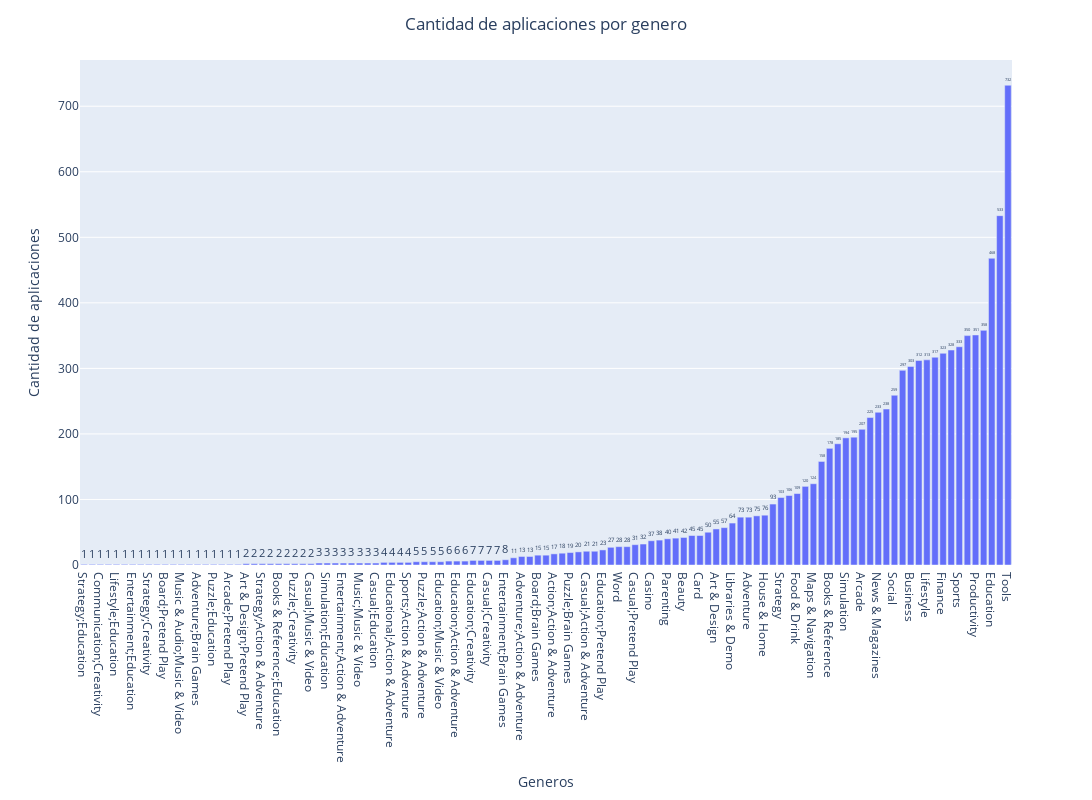

Write notebook code for a chart like this one.
### Markdown cell above
### Cantidad de aplicaciones por Genero

### Code cell
category = df["Genres"].value_counts().sort_index().sort_values()

# Crear el gráfico de barras
fig = px.bar(x=category.index, y=category.values, labels={'x':'Generos', 'y':'Cantidad de aplicaciones'}, width=1200, height=800)

# Agregar los valores encima de cada barra
fig.update_traces(text=category.values, textposition='outside')

# Etiquetas y título
fig.update_layout(title='Cantidad de aplicaciones por genero', title_x=0.5)

### Figure 1 — Plotly figure (JSON) as saved in the notebook; plotly's stock layout.template omitted (floating-point values rounded to 4 significant figures)
{"data": [{"alignmentgroup": "True", "hovertemplate": "Generos=%{x}<br>Cantidad de aplicaciones=%{y}<extra></extra>", "legendgroup": "", "marker": {"color": "#636efa", "pattern": {"shape": ""}}, "name": "", "offsetgroup": "", "orientation": "v", "showlegend": false, "text": [1, 1, 1, 1, 1, 1, 1, 1, 1, 1, 1, 1, 1, 1, 1, 1, 1, 1, 1, 1, 2, 2, 2, 2, 2, 2, 2, 2, 2, 3, 3, 3, 3, 3, 3, 3, 3, 4, 4, 4, 4, 5, 5, 5, 5, 6, 6, 6, 7, 7, 7, 7, 8, 11, 13, 13, 15, 15, 17, 18, 19, 20, 21, 21, 23, 27, 28, 28, 31, 32, 37, 38, 40, 41, 42, 45, 45, 50, 55, 57, 64, 73, 73, 75, 76, 93, 103, 106, 109, 120, 124, 158, 178, 185, 194, 195, 207, 225, 233, 238, 259, 297, 303, 312, 313, 317, 323, 328, 333, 350, 351, 358, 468, 533, 732], "textposition": "outside", "type": "bar", "x": ["Strategy;Education", "Parenting;Brain Games", "Communication;Creativity", "Comics;Creativity", "Lifestyle;Education", "Role Playing;Brain Games", "Entertainment;Education", "Card;Brain Games", "Strategy;Creativity", "Tools;Education", "Board;Pretend Play", "Racing;Pretend Play", "Music & Audio;Music & Video", "Lifestyle;Pretend Play", "Adventure;Brain Games", "Travel & Local;Action & Adventure", "Puzzle;Education", "Health & Fitness;Education", "Arcade;Pretend Play", "Health & Fitness;Action & Adventure", "Art & Design;Pretend Play", "Video Players & Editors;Creativity", "Strategy;Action & Adventure", "Card;Action & Adventure", "Books & Reference;Education", "Entertainment;Pretend Play", "Puzzle;Creativity", "Adventure;Education", "Casual;Music & Video", "Video Players & Editors;Music & Video", "Simulation;Education", "Entertainment;Creativity", "Entertainment;Action & Adventure", "Parenting;Education", "Music;Music & Video", "Board;Action & Adventure", "Casual;Education", "Simulation;Pretend Play", "Educational;Action & Adventure", "Education;Brain Games", "Sports;Action & Adventure", "Educational;Creativity", "Puzzle;Action & Adventure", "Role Playing;Pretend Play", "Education;Music & Video", "Educational;Brain Games", "Education;Action & Adventure", "Parenting;Music & Video", "Education;Creativity", "Role Playing;Action & Adventure", "Casual;Creativity", "Art & Design;Creativity", "Entertainment;Brain Games", "Simulation;Action & Adventure", "Adventure;Action & Adventure", "Casual;Brain Games", "Board;Brain Games", "Arcade;Action & Adventure", "Action;Action & Adventure", "Educational;Pretend Play", "Puzzle;Brain Games", "Racing;Action & Adventure", "Casual;Action & Adventure", "Music", "Education;Pretend Play", "Entertainment;Music & Video", "Word", "Trivia", "Casual;Pretend Play", "Educational", "Casino", "Educational;Education", "Parenting", "Board", "Beauty", "Events", "Card", "Education;Education", "Art & Design", "Comics", "Libraries & Demo", "Auto & Vehicles", "Adventure", "Weather", "House & Home", "Racing", "Strategy", "Role Playing", "Food & Drink", "Puzzle", "Maps & Navigation", "Video Players & Editors", "Books & Reference", "Casual", "Simulation", "Dating", "Arcade", "Travel & Local", "News & Magazines", "Shopping", "Social", "Health & Fitness", "Business", "Personalization", "Lifestyle", "Photography", "Finance", "Communication", "Sports", "Medical", "Productivity", "Action", "Education", "Entertainment", "Tools"], "xaxis": "x", "y": [1, 1, 1, 1, 1, 1, 1, 1, 1, 1, 1, 1, 1, 1, 1, 1, 1, 1, 1, 1, 2, 2, 2, 2, 2, 2, 2, 2, 2, 3, 3, 3, 3, 3, 3, 3, 3, 4, 4, 4, 4, 5, 5, 5, 5, 6, 6, 6, 7, 7, 7, 7, 8, 11, 13, 13, 15, 15, 17, 18, 19, 20, 21, 21, 23, 27, 28, 28, 31, 32, 37, 38, 40, 41, 42, 45, 45, 50, 55, 57, 64, 73, 73, 75, 76, 93, 103, 106, 109, 120, 124, 158, 178, 185, 194, 195, 207, 225, 233, 238, 259, 297, 303, 312, 313, 317, 323, 328, 333, 350, 351, 358, 468, 533, 732], "yaxis": "y"}], "layout": {"barmode": "relative", "height": 800, "legend": {"tracegroupgap": 0}, "margin": {"t": 60}, "title": {"text": "Cantidad de aplicaciones por genero", "x": 0.5}, "width": 1200, "xaxis": {"anchor": "y", "domain": [0, 1], "title": {"text": "Generos"}}, "yaxis": {"anchor": "x", "domain": [0, 1], "title": {"text": "Cantidad de aplicaciones"}}}}
